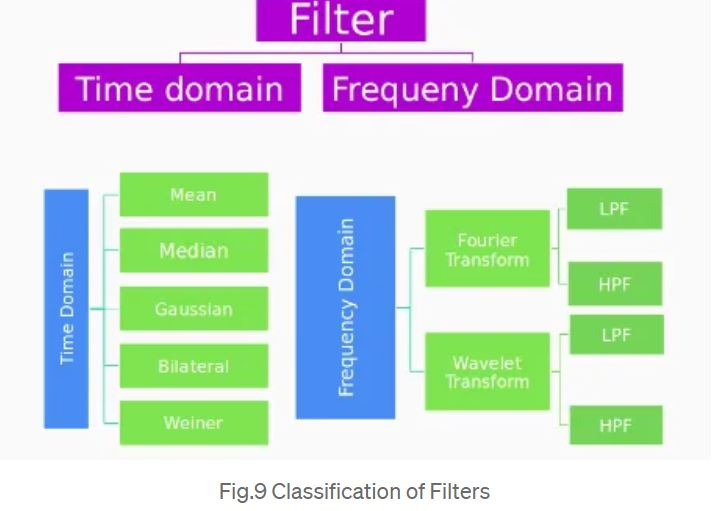
#> input picture filters.JPG, 723 x 511 px, given in place of input.jpg, which was not available
$ jupyter execute 02_enhancement.ipynb
#> lines starting #> are read from the running program, lines starting #| are printed output that depends on the picture; pictures that were not available may be replaced by others from this repository, and a replacement may not be noted
[cell 1]
'''
alpha matting is used to mask portion of image (i.e. alpha channel)
the alpha channel plays a crucial role in defining transparency and blending. It's like an additional layer of information alongside the red, green, and blue (RGB) channels that determine the actual colors. Here's what the alpha channel does:

1. Transparency control:
The alpha channel values range from 0 to 255 (or 0.0 to 1.0 depending on the format)
A value of 0 indicates complete transparency, meaning the corresponding pixel is invisible
A value of 255 (or 1.0) represents full opacity, making the pixel fully visible.
Values between 0 and 255 (or 0.0 and 1.0) define varying degrees of transparency, allowing pixels to gradually fade from invisible to fully visible

alpha channel enables layering and blending of images seamlessly
I = alpha*F + (1 - alpha)*B
'''

[cell 2]
'''
Brightness and contrast adjustments : multiplication and addition with a constant:
g(x)=af(x)+β
The parameters a>0 and β are often called the gain and bias parameters;
sometimes these parameters are said to control contrast and brightness respectively.

It can occur that playing with the β bias will improve the brightness but in the same time
the image will appear with a slight veil as the contrast will be reduced. The 'a' gain can be used to diminue
this effect but due to the saturation, we will lose some details in the original bright regions.

'''

[cell 3]
import cv2
import numpy as np
import matplotlib.pyplot as plt

image = cv2.imread("images/input.jpg")
#> image is the input picture: shape (511, 723, 3); mean B, G, R 215.3, 215.9, 206

new_image = np.zeros(image.shape, image.dtype)

alpha = float(input('* Enter the alpha value [0.1-3.0]: '))
#> the answer given: 1
beta = int(input('* Enter the beta value [0-100]: '))
#> the answer given: 3

new_image = cv2.convertScaleAbs(image, alpha=alpha, beta=beta)


plt.figure(figsize=[15,5])
plt.subplot(121);plt.imshow(image[...,::-1]);plt.title("Original")
plt.subplot(122);plt.imshow(new_image[...,::-1]);plt.title("Output")
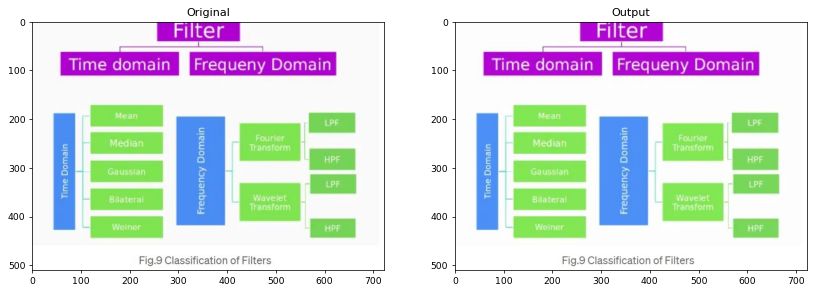
#> figure drawn by matplotlib, 2 panels

[cell 4]
'''
Gamma correction can be used to correct the brightness of an image by using a
non linear transformation between the input values and the mapped output values:
----------
O=pow((I/255), y)x255
As this relation is non linear, the effect will not be the same for all the pixels and will depend to their original value.
When y<1, dark regions will be brighter and the histogram will be shifted to the right whereas it will be the opposite with y>1.
'''

[cell 5]
import cv2
import numpy as np
import matplotlib.pyplot as plt

gamma = 0.4

#img_original = cv2.imread("images/room-light.jpg")
img_original = cv2.imread("images/my_testImage.jpg")
lookUpTable = np.empty((1,256), np.uint8)

for i in range(256):
    lookUpTable[0,i] = np.clip(pow(i / 255.0, gamma) * 255.0, 0, 255)
out = cv2.LUT(img_original, lookUpTable)
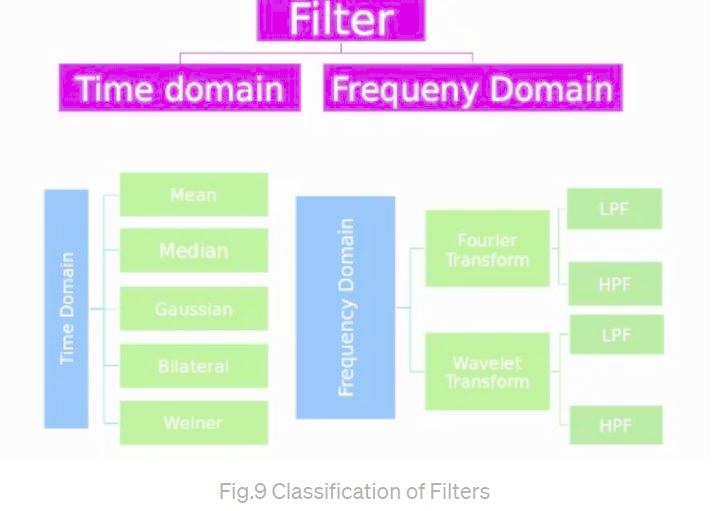
#> out: shape (511, 723, 3); mean B, G, R 234.5, 230, 230.4


plt.figure(figsize=[15,5])
plt.subplot(121); plt.imshow(img_original[...,::-1]); plt.title("Original")
plt.subplot(122); plt.imshow(out[...,::-1]); plt.title("Output")
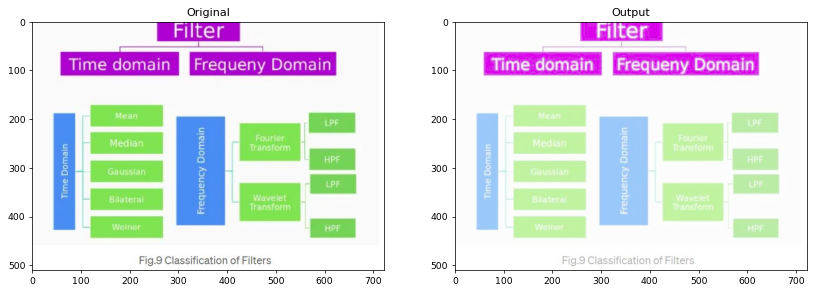
#> figure drawn by matplotlib, 2 panels
